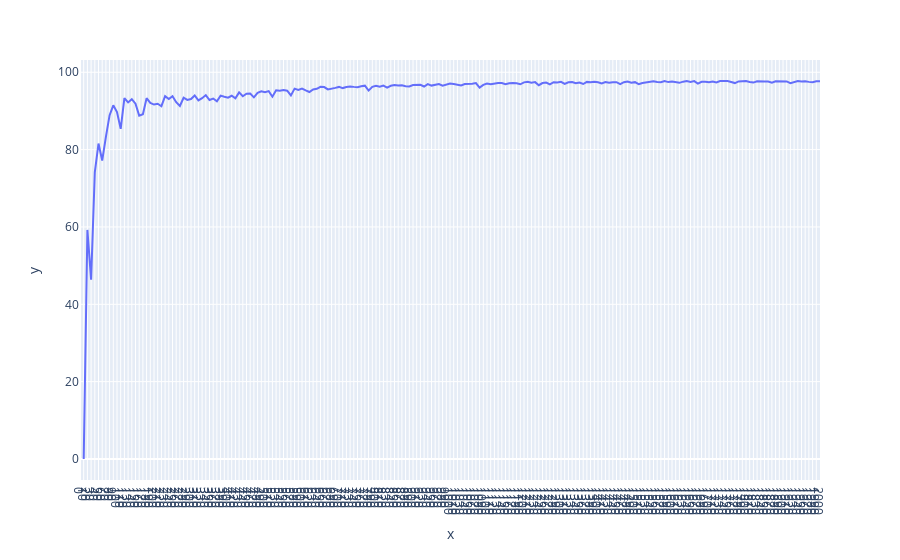

Notebook source saved alongside this figure:
### Markdown cell above
###Efficiency

### Code cell
efficiency = ((result['load_measured_currents'] * result['output_voltage']) / result['psu_measured_powers']) * 100
fig = px.line(x=range(0, 2010 , 10), y=efficiency)
fig.update_layout(xaxis = dict(tickmode = 'linear', tick0 = 0, dtick = 10))
fig.show()

### Figure 1 — Plotly figure (JSON) as saved in the notebook; plotly's stock layout.template omitted (floating-point values rounded to 4 significant figures; data arrays with more than 128 entries replaced by an {"elided": "..."} marker saying what was removed)
{"data": [{"hovertemplate": "x=%{x}<br>y=%{y}<extra></extra>", "legendgroup": "", "line": {"color": "#636efa", "dash": "solid"}, "marker": {"symbol": "circle"}, "mode": "lines", "name": "", "orientation": "v", "showlegend": false, "type": "scatter", "x": {"elided": "201 int values"}, "xaxis": "x", "y": {"elided": "201 float values"}, "yaxis": "y"}], "layout": {"legend": {"tracegroupgap": 0}, "margin": {"t": 60}, "xaxis": {"anchor": "y", "domain": [0, 1], "dtick": 10, "tick0": 0, "tickmode": "linear", "title": {"text": "x"}}, "yaxis": {"anchor": "x", "domain": [0, 1], "title": {"text": "y"}}}}
